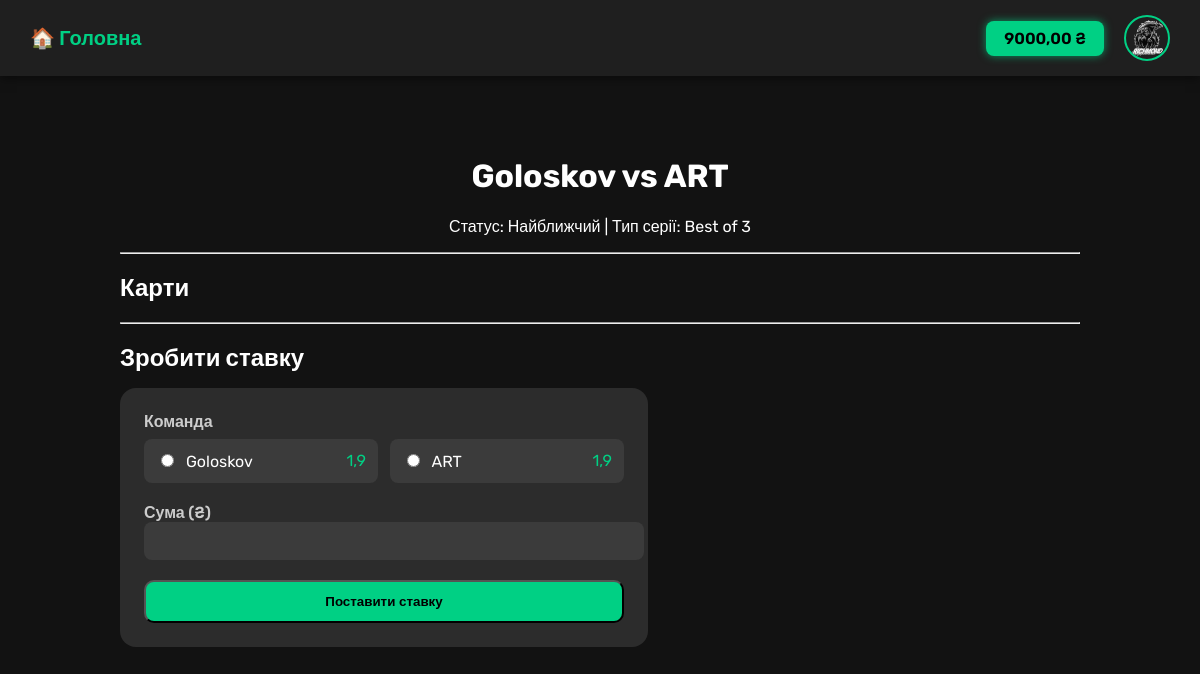
Page /match/10/ (signed in) on the earlier database version.
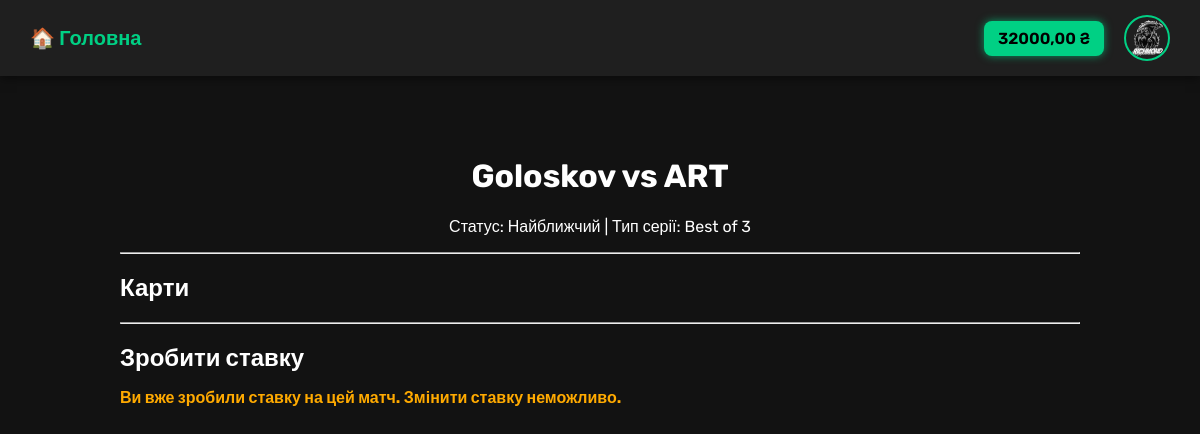
Same page on the later database version.
### accounts/models.py (models this page shows, shortened)
class CustomUser(AbstractUser):
    email = models.EmailField(unique=True)
    avatar = models.ImageField(upload_to='avatars/', default='files/avatars/default.png')
    balance = models.DecimalField(max_digits=10, decimal_places=2, default=0.00)

### matches/models.py (models this page shows, shortened)
class Match(models.Model):
    STATUS_CHOICES = [
        ('live', 'Прямо зараз'),
        ('upcoming', 'Найближчий'),
        ('finished', 'Завершений'),
    ]
    team1 = models.ForeignKey(Team, related_name='team1_matches', on_delete=models.CASCADE)
    team2 = models.ForeignKey(Team, related_name='team2_matches', on_delete=models.CASCADE)
    team_winner = models.ForeignKey(Team, null=True, blank=True, on_delete=models.SET_NULL, related_name='won_matches',
                                    default=None)
    match_datetime = models.DateTimeField()
    location = models.CharField(max_length=255, blank=True, null=True)
    created_at = models.DateTimeField(auto_now_add=True)
    status = models.CharField(max_length=10, choices=STATUS_CHOICES, default='upcoming')  # ← нове поле
    SERIES_CHOICES = [
        ('bo3', 'Best of 3'),
        ('bo5', 'Best of 5'),
    ]
    series_type = models.CharField(max_length=3, choices=SERIES_CHOICES, default='bo3')
    betting_open = models.BooleanField(default=True)  # ← Чи дозволено ставки
    team1_odds = models.FloatField(default=1.9)
    team2_odds = models.FloatField(default=1.9)

class Team(models.Model):
    name = models.CharField(max_length=100)
    logo = models.ImageField(upload_to='team_logos/')

### matches/views.py (the view)
# urls.py: path('match/<int:match_id>/', match_detail, name='match_detail'),
@login_required
def match_detail(request, match_id):
    match = get_object_or_404(Match, id=match_id)
    maps = match.maps.all().order_by('map_number')
    current_map = match.maps.filter(current=True).first()
    odds_team1, odds_team2 = match.team1_odds, match.team2_odds
    user = request.user
    user_has_bet = Bet.objects.filter(match=match, user=user).exists()
    if request.method == "POST" and not user_has_bet:
        if not match.betting_open:
            messages.error(request, "Ставки на цей матч закриті.")
            return redirect('match_detail', match_id=match.id)
        form = BetForm(request.POST)
        form.fields['team'].queryset = Team.objects.filter(id__in=[match.team1.id, match.team2.id])
        if form.is_valid():
            amount = form.cleaned_data['amount']
            team = form.cleaned_data['team']
            if user.balance < amount:
                messages.error(request, "Недостатньо коштів для ставки.")
            else:
                user.balance -= amount
                user.save()
                odds = match.team1_odds if team == match.team1 else match.team2_odds
                Bet.objects.create(
                    match=match,
                    user=user,
                    amount=amount,
                    team=team,
                    odds_at_bet_time=odds
                )
                messages.success(request, f"Ставка на {team.name} успішно зроблена!")
                return redirect('match_detail', match_id=match.id)
    else:
        form = BetForm()
        form.fields['team'].queryset = Team.objects.filter(id__in=[match.team1.id, match.team2.id])
    return render(request, 'matches/match_detail.html', {
        'match': match,
        'maps': maps,
        'current_map': current_map,
        'odds_team1': odds_team1,
        'odds_team2': odds_team2,
        'form': form,
        'user_has_bet': user_has_bet,
    })

### matches/forms.py
class BetForm(forms.ModelForm):
    class Meta:
        model = Bet
        fields = ['team', 'amount']

### matches/templates/matches/match_detail.html (shortened to what this page needs)
{% extends 'base.html' %}
{% block content %}
<div class="container" style="max-width: 960px; margin: auto;">
    <h1 style="text-align: center;">{{ match.team1.name }} vs {{ match.team2.name }}</h1>
    <p style="text-align: center;">Статус: {{ match.get_status_display }} | Тип серії: {{ match.get_series_type_display }}</p>
    <hr>
    <h2>Карти</h2>
    <hr>
    <h2 style="font-size: 1.5rem; font-weight: bold; margin-bottom: 16px;">Зробити ставку</h2>
    {% if not user.is_authenticated %}
        <p style="color: #f55; font-weight: bold;">Щоб зробити ставку, <a href="{% url 'login' %}">увійдіть у свій акаунт</a>.</p>
    {% elif not match.betting_open %}
        <p style="color: #f55; font-weight: bold;">Прийом ставок завершено для цього матчу.</p>
    {% elif user_has_bet %}
        <p style="color: #ffaa00; font-weight: bold;">Ви вже зробили ставку на цей матч. Змінити ставку неможливо.</p>
    {% else %}
        <form method="post" class="bet-form" style="background-color: #2c2c2c; padding: 24px; border-radius: 16px; max-width: 480px;">
            <div style="margin-bottom: 20px;">
                <label style="color: #ccc; font-weight: 600;">Команда</label>
                <div style="display: flex; gap: 12px; margin-top: 8px;">
                    <label style="flex: 1; background-color: #3b3b3b; padding: 12px; border-radius: 8px; cursor: pointer;">
                        <input type="radio" name="team" value="{{ match.team1.id }}" required style="margin-right: 8px;">
                        {{ match.team1.name }}
                        <span style="color: #00d084; float: right;">{{ odds_team1 }}</span>
                    </label>
                    <label style="flex: 1; background-color: #3b3b3b; padding: 12px; border-radius: 8px; cursor: pointer;">
                        <input type="radio" name="team" value="{{ match.team2.id }}" required style="margin-right: 8px;">
                        {{ match.team2.name }}
                        <span style="color: #00d084; float: right;">{{ odds_team2 }}</span>
                    </label>
                </div>
            </div>
            <div style="margin-bottom: 20px;">
                <label for="id_amount" style="color: #ccc; font-weight: 600;">Сума (₴)</label>
                <input type="number" name="amount" step="0.01" min="1" required
                    style="width: 100%; padding: 10px; border-radius: 8px; background-color: #3b3b3b; color: #fff; border: none;">
            </div>
            <button type="submit"
                    style="background: #00d084; color: #000; font-weight: bold; padding: 12px 20px; border-radius: 10px; width: 100%;">
                Поставити ставку
            </button>
        </form>
    {% endif %}
</div>
{% endblock %}

### templates/base.html (shortened to what this page needs)
<!DOCTYPE html>
<html lang="uk">
<head>
</head>
<body>
    <div class="navbar" role="navigation" aria-label="Головна навігація">
        <div class="nav-left">
            <a href="{% url 'home' %}">🏠 Головна</a>
        </div>
        <div class="nav-right">
            {% if request.user.is_authenticated %}
                <div class="balance" aria-label="Баланс користувача" tabindex="0">
                    {{ request.user.balance|floatformat:2 }} ₴
                </div>
                <div class="avatar-menu-wrapper" tabindex="0" aria-haspopup="true" aria-expanded="false" aria-label="Меню користувача">
                    <a href="{% url 'profile' %}" tabindex="-1">
                        <img src="{{ request.user.avatar.url }}" alt="Аватар користувача" />
                    </a>
                </div>
            {% else %}
                <a href="{% url 'login' %}" class="auth-link">🔐 Вхід</a>
                <a href="{% url 'register' %}" class="auth-link">📝 Реєстрація</a>
            {% endif %}
        </div>
    </div>
    <div class="container">
        {% block content %}{% endblock %}
    </div>
</body>
</html>

Differences in the rows shown:
changed CustomUser: user.balance "9000,00" → "32000,00"
changed Match "Найближчий": team1.name "Goloskov" → (not shown); team1_odds "1,9" → (not shown); team2.name "ART" → (not shown); team2_odds "1,9" → (not shown)
Other differences:
form field team: "☐ Goloskov 1,9" → (not shown)
form field team: "☐ ART 1,9" → (not shown)
text no longer shown: "Команда Сума (₴) Поставити ставку"
text now shown: "Ви вже зробили ставку на цей матч. Змінити ставку неможливо."
